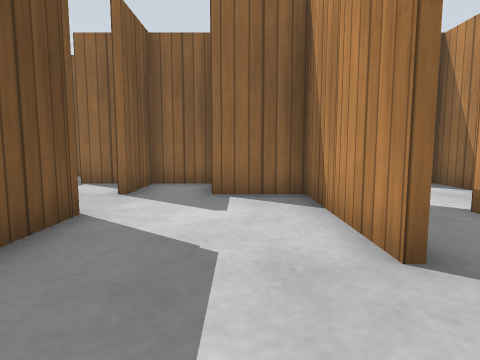
[1] (above)

24 first-person views from a walk through a world built for the Gazebo simulator. The camera is 0.5 m above the floor, tilts 6° down and sees 75° across. The floor is counted in squares, 0.5 m on a side. Each view is taken from the middle of a square. On the plan, view 1 faces up. The plan holds only what a view shows up to about 12 squares ahead; the rest is blank. Simple patterns stand in for the simulator's built-in surfaces.

[2]
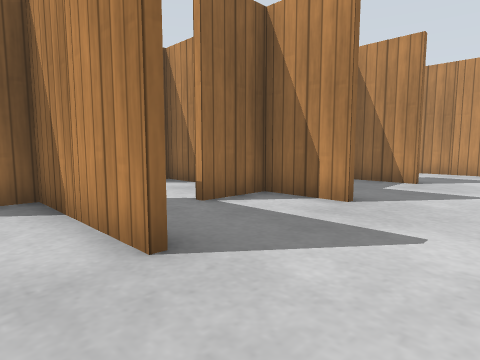

[3]
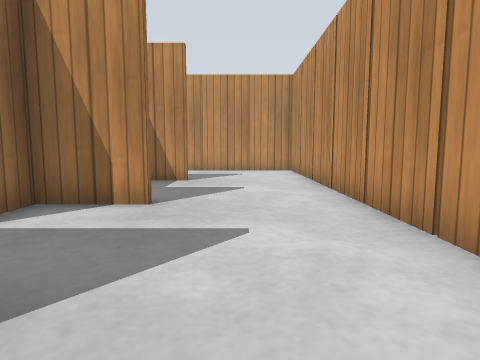

[4]
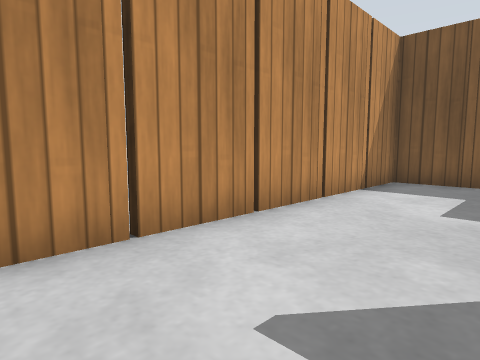

[5]
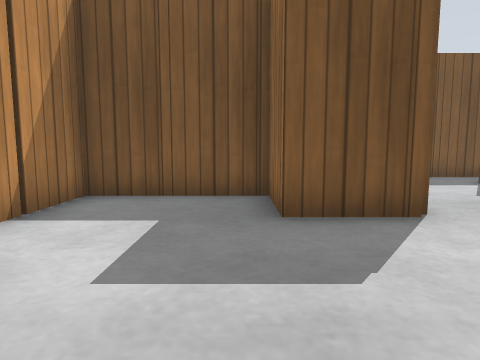

[6]
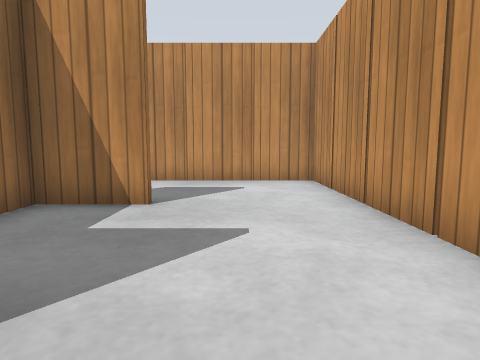

[7]
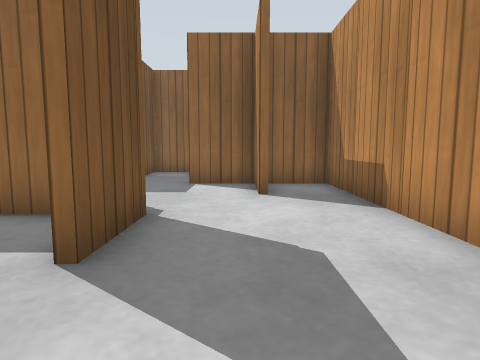

[8]
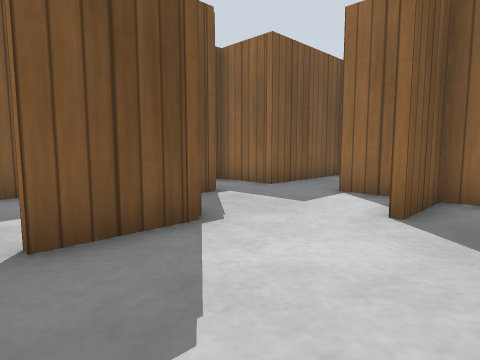

[9]
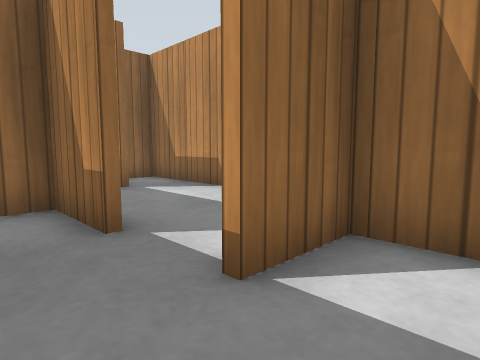

[10]
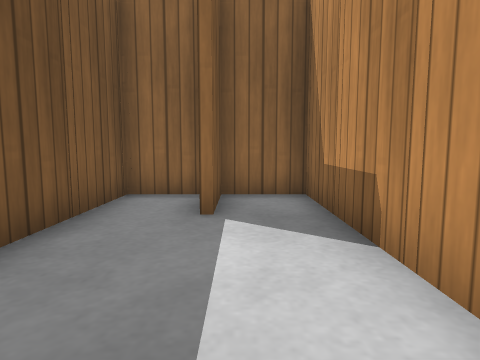

[11]
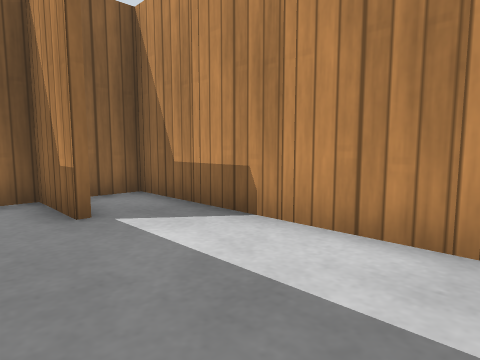

[12]
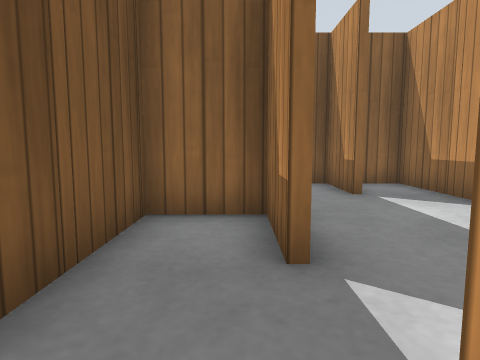

[13]
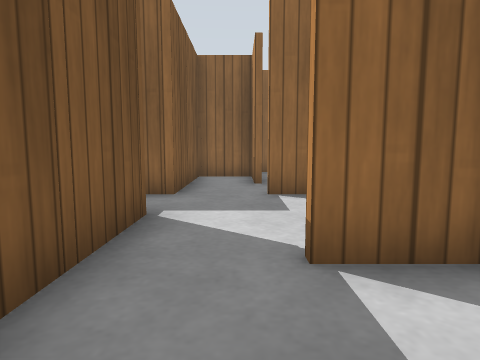

[14]
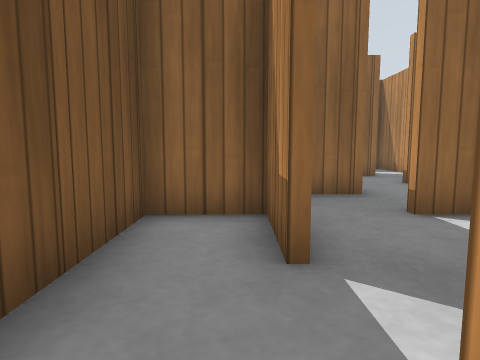

[15]
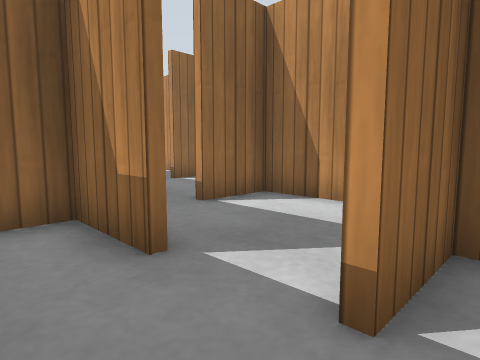

[16]
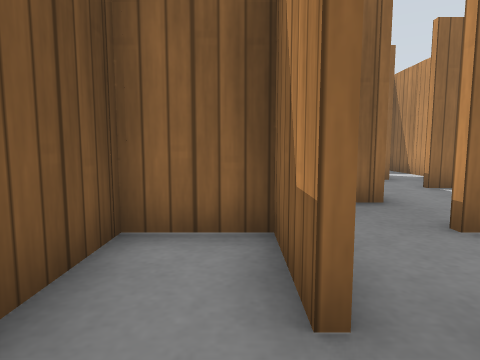

[17]
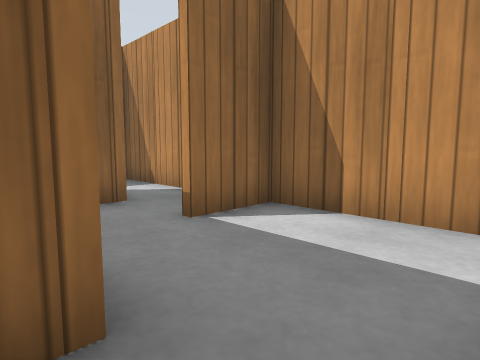

[18]
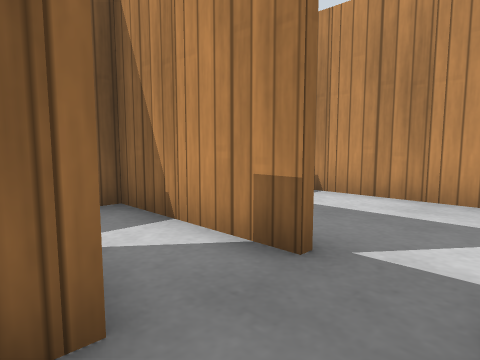

[19]
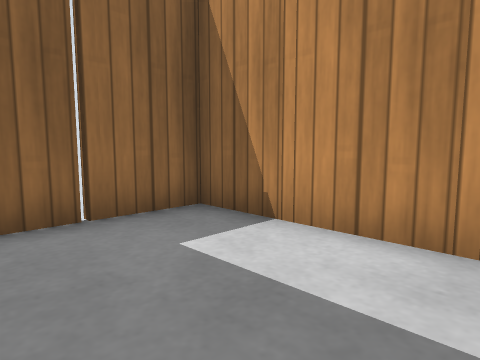

[20]
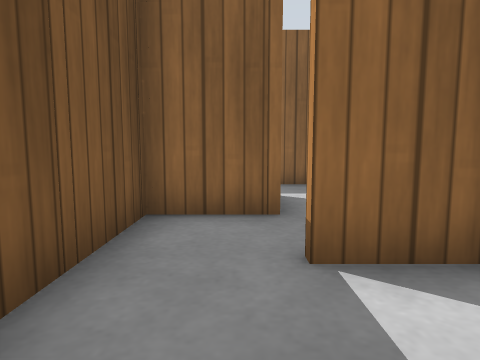

[21]
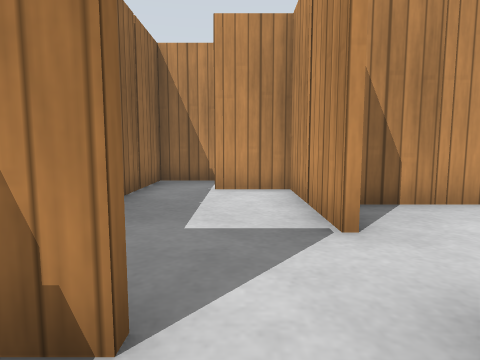

[22]
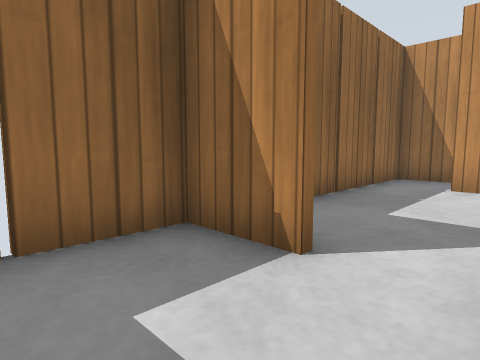

[23]
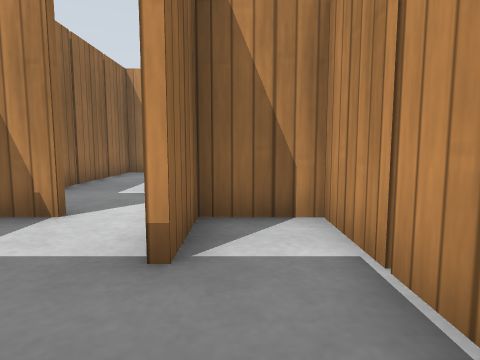

[24]
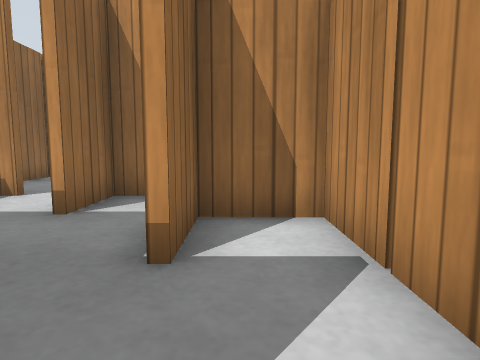

### Floor plan
Points are (right, up) in squares from view 1. A wall is a line through its corners. A room is listed if a view was taken in it or the views show most of it. See-through windows are left out.
Room 1 (views 1, 2, 3, 4, 5, 6, 13)
walls: (1.4, 2.5) (1.4, 5.4); (5.4, 2.5) (5.4, 3.5); (5.5, 4.6) (3.5, 4.6); (1.6, 5.5) (1.6, 4.4); (1.4, 6.6) (0.4, 6.6); (-2.4, 4.5) (-2.4, 2.6) (-3.5, 2.6); (9.4, 2.5) (9.4, 3.5); (9.5, 4.6) (7.4, 4.6); (-4.4, 1.6) (-4.4, 0.5); (-4.4, -1.2) (9.4, -1.2)
ways out: opening at (-1, 5) to room 2; opening at (4, 6) to room 2; opening at (9.5, 1) to room 2
objects: wooden post (-4, 0); wooden post (-2, -1); wooden post (-2, 4); wooden post (0, -1); wooden post (2, -1); wooden post (2, 4); wooden post (4, -1); wooden post (6, -1); wooden post (6, 4); wooden post (8, -1)
Room 2 (views 7, 8, 9, 10, 11, 12, 14, 15, 16, 17, 18, 19, 20, 21, 22, 23, 24)
walls: (5.6, 14.6) (4.5, 14.6); (1.6, 11.5) (1.6, 10.4); (5.4, 16.5) (5.4, 17.6); (3.4, 10.5) (3.4, 12.6) (2.5, 12.6); (-0.5, 16.6) (-2.5, 16.6); (5.6, 17.5) (5.6, 16.4); (1.6, 9.5) (1.6, 8.6) (0.9, 8.6); (3.5, 18.8) (7.4, 18.8) (7.4, 19.6); (1.5, 18.6) (-0.5, 18.6); (7.6, 11.5) (7.6, 10.4); (-1.5, 16.8) (1.4, 16.8) (1.4, 17.6); (7.4, 10.6) (7.4, 11.5); (9.4, 14.5) (9.4, 15.5); (7.6, 9.5) (7.6, 8.6) (3.5, 8.6); (7.6, 18.6) (6.5, 18.6); (-3.5, 14.8) (-0.6, 14.8) (-0.6, 15.6); (-0.8, 8.6) (-1.5, 8.6); (9.6, 13.5) (9.6, 13); (1.4, 20.5) (1.4, 22.4) (0.4, 22.4); (9.6, 15.5) (9.6, 14.4); (9.4, 10.5) (9.4, 12.6) (5.5, 12.6); (9.4, 18.5) (9.4, 22.4) (4.4, 22.4); (0.4, 6.6) (-0.6, 6.6); (-3.4, 8.6) (-4.5, 8.6); (11.4, 14.5) (11.4, 16.5); (-2.4, 7.5) (-2.4, 6.5); (11.6, 15.5) (11.6, 14.5); (1.4, 5.4) (1.4, 6.6); (11.6, 7.5) (11.6, 6.5); (13.4, 10.5) (13.4, 16.6) (7.5, 16.6); (11.4, 6.5) (11.4, 8.5); (13.4, 18.5) (13.4, 21.5); (9.6, 4.1) (9.6, 2.5); (-8.4, 10) (-8.4, 8.2); (13.2, 22.4) (10.5, 22.4); (10.4, -1.2) (13.4, -1.2) (13.4, 8.6) (9.5, 8.6)
ways out: opening at (-1, 5) to room 1; opening at (4, 6) to room 1; opening at (9.5, 1) to room 1
objects: wooden post (-9, 9); wooden post (-2, 8); wooden post (-2, 9); wooden post (-2, 15); wooden post (0, 16); wooden post (0, 17); wooden post (0, 23); wooden post (2, 6); wooden post (2, 10); wooden post (2, 12); wooden post (2, 13); wooden post (2, 18); wooden post (4, 12); wooden post (6, 8); wooden post (6, 9); wooden post (6, 16); wooden post (6, 18); wooden post (6, 19); wooden post (6, 23); wooden post (8, 6); wooden post (8, 10); wooden post (8, 12); wooden post (8, 13); wooden post (8, 20); wooden post (8, 23); wooden post (10, 4); wooden post (10, 12); wooden post (10, 14); wooden post (10, 16); wooden post (10, 17); wooden post (10, 20); wooden post (12, -1); wooden post (12, 8); wooden post (12, 9); wooden post (12, 16); wooden post (12, 17); wooden post (12, 23); wooden post (14, 0); wooden post (14, 2); wooden post (14, 4); wooden post (14, 6); wooden post (14, 8); wooden post (14, 10); wooden post (14, 12); wooden post (14, 14); wooden post (14, 16); wooden post (14, 18); wooden post (14, 20)

Where each view was taken, in squares from view 1:
view 1: 0 up, 0 right, facing up
view 2: 0 up, 0 right, facing up-right
view 3: 1 up, 0 right, facing right
view 4: 2 up, 5 right, facing down-left
view 5: 2 up, 2 right, facing left
view 6: 1 up, 4 right, facing right
view 7: 0 up, 11 right, facing up
view 8: 2 up, 13 right, facing up-left
view 9: 7 up, 8 right, facing up-right
view 10: 10 up, 12 right, facing up
view 11: 10 up, 10 right, facing up-right
view 12: 8 up, 9 right, facing up
view 13: 2 up, 3 right, facing up
view 14: 8 up, 3 right, facing up
view 15: 8 up, 2 right, facing up-right
view 16: 9 up, 3 right, facing up
view 17: 13 up, 5 right, facing up-right
view 18: 17 up, 7 right, facing up-right
view 19: 18 up, 10 right, facing up-right
view 20: 14 up, 7 right, facing up
view 21: 20 up, 0 right, facing right
view 22: 19 up, 1 left, facing up-right
view 23: 18 up, 3 left, facing right
view 24: 16 up, 5 left, facing right
